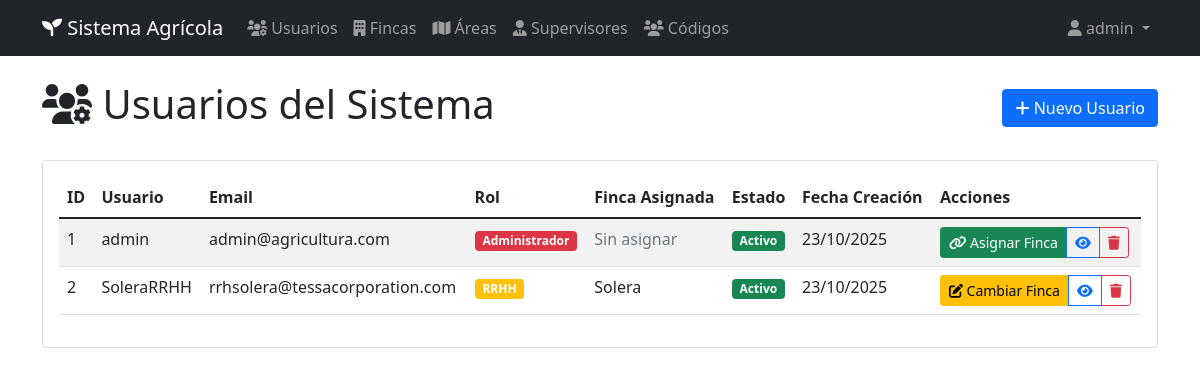
The app's page /usuarios (signed in) with its own data.
### app.py (models this page shows, shortened)
class Usuario(db.Model):
    id = db.Column(db.Integer, primary_key=True)
    username = db.Column(db.String(80), unique=True, nullable=False)
    email = db.Column(db.String(120), unique=True, nullable=False)
    password_hash = db.Column(db.String(120), nullable=False)
    rol = db.Column(db.String(20), nullable=False)  # admin, rrhh, jefe_cultivo
    finca_id = db.Column(db.Integer, db.ForeignKey('finca.id'))  # Finca asignada (None para admin)
    activo = db.Column(db.Boolean, default=True)
    fecha_creacion = db.Column(db.DateTime, default=datetime.utcnow)
    finca = db.relationship('Finca', backref='usuarios_asignados')

class Finca(db.Model):
    id = db.Column(db.Integer, primary_key=True)
    nombre = db.Column(db.String(100), nullable=False)
    ubicacion = db.Column(db.String(200))
    descripcion = db.Column(db.Text)
    activa = db.Column(db.Boolean, default=True)
    fecha_creacion = db.Column(db.DateTime, default=datetime.utcnow)
    areas = db.relationship('Area', backref='finca', lazy=True)

### app.py (the view)
@app.route('/usuarios')
def listar_usuarios():
    if 'user_id' not in session:
        return redirect(url_for('login'))
    if session['rol'] != 'admin':
        flash('No tienes permisos para ver usuarios', 'error')
        return redirect(url_for('index'))
    usuarios = Usuario.query.all()
    return render_template('usuarios/listar.html', usuarios=usuarios)

### templates/usuarios/listar.html (shortened to what this page needs)
{% extends "base.html" %}
{% block content %}
<div class="d-flex justify-content-between align-items-center mb-4">
    <h1><i class="fas fa-users-cog"></i> Usuarios del Sistema</h1>
    <a href="{{ url_for('crear_usuario') }}" class="btn btn-primary">
        <i class="fas fa-plus"></i> Nuevo Usuario
    </a>
</div>
<div class="card">
    <div class="card-body">
        {% if usuarios %}
        <div class="table-responsive">
            <table class="table table-striped">
                <thead>
                    <tr>
                        <th>ID</th>
                        <th>Usuario</th>
                        <th>Email</th>
                        <th>Rol</th>
                        <th>Finca Asignada</th>
                        <th>Estado</th>
                        <th>Fecha Creación</th>
                        <th>Acciones</th>
                    </tr>
                </thead>
                <tbody>
                    {% for usuario in usuarios %}
                    <tr>
                        <td>{{ usuario.id }}</td>
                        <td>{{ usuario.username }}</td>
                        <td>{{ usuario.email }}</td>
                        <td>
                            {% if usuario.rol == 'admin' %}
                                <span class="badge bg-danger">Administrador</span>
                            {% elif usuario.rol == 'rrhh' %}
                                <span class="badge bg-warning">RRHH</span>
                            {% elif usuario.rol == 'jefe_cultivo' %}
                                <span class="badge bg-info">Jefe de Cultivo</span>
                            {% endif %}
                        </td>
                        <td>
                            {% if usuario.finca %}
                                {{ usuario.finca.nombre }}
                            {% else %}
                                <span class="text-muted">Sin asignar</span>
                            {% endif %}
                        </td>
                        <td>
                            {% if usuario.activo %}
                                <span class="badge bg-success">Activo</span>
                            {% else %}
                                <span class="badge bg-danger">Inactivo</span>
                            {% endif %}
                        </td>
                        <td>{{ usuario.fecha_creacion.strftime('%d/%m/%Y') }}</td>
                        <td>
                            <div class="btn-group" role="group">
                                {% if not usuario.finca %}
                                <a href="{{ url_for('asignar_usuario_finca', usuario_id=usuario.id) }}" class="btn btn-sm btn-success">
                                    <i class="fas fa-link"></i> Asignar Finca
                                </a>
                                {% else %}
                                <a href="{{ url_for('asignar_usuario_finca', usuario_id=usuario.id) }}" class="btn btn-sm btn-warning">
                                    <i class="fas fa-edit"></i> Cambiar Finca
                                </a>
                                {% endif %}
                                <button type="button" class="btn btn-sm btn-outline-primary">
                                    <i class="fas fa-eye"></i>
                                </button>
                                <button type="button" class="btn btn-sm btn-outline-danger">
                                    <i class="fas fa-trash"></i>
                                </button>
                            </div>
                        </td>
                    </tr>
                    {% endfor %}
                </tbody>
            </table>
        </div>
        {% endif %}
    </div>
</div>
{% endblock %}

### records on screen
Usuario: id "1", username "admin", email "admin@agricultura.com", rol "Administrador", shows "Sin asignar", activo "Activo", fecha_creacion "23/10/2025"
Usuario: id "2", username "SoleraRRHH", email "rrhsolera@tessacorporation.com", rol "RRHH", finca.nombre "Solera", activo "Activo", fecha_creacion "23/10/2025"

### other values on screen
{{ session.username }} "admin"
